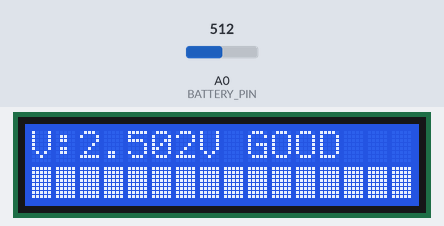
Simulated run of this sketch. Board: Arduino Uno, built with avr-gcc and run on an emulated ATmega328P. On the bench: 16×2 character LCD. The inputs (shaded band) are chosen by the test bench; at power-on: A0 (BATTERY_PIN) = 512.

Above: at 3.2 s.
3.3 s: A0 (BATTERY_PIN) set to 318
At 3.8 s:
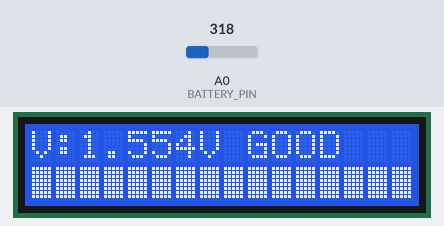
5.0 s: A0 (BATTERY_PIN) set to 306
At 6.7 s:
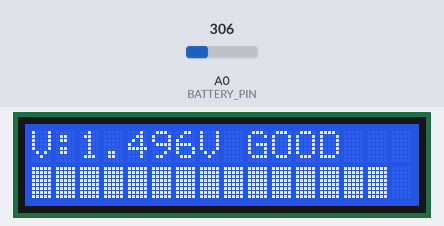
7.0 s: A0 (BATTERY_PIN) set to 122
At 8.6 s:
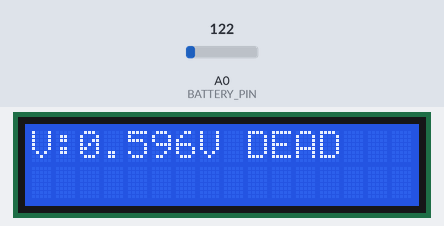
9.0 s: A0 (BATTERY_PIN) set to 22
At 10.4 s:
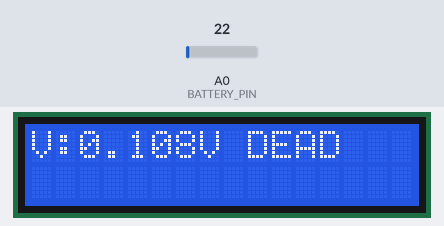
10.9 s: A0 (BATTERY_PIN) set to 18
At 12.2 s:
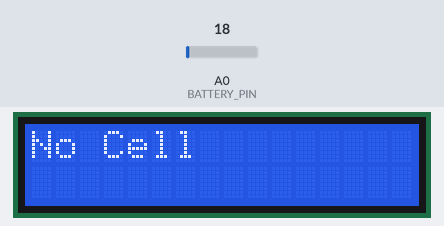
Timing chart, 0 to 13.9 s (numbered marks = the images above; inputs shaded):
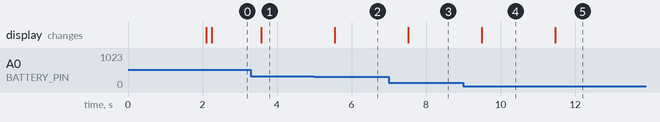

Measured:
- the behaviour switches between 307 and 306 on A0 (BATTERY_PIN) (found by bisection; images 1 and 2)
- the behaviour switches between 21 and 20 on A0 (BATTERY_PIN) (found by bisection; images 4 and 5)
- after the input at 3.3 s, the display: changes after 0.27 s (image 1)
- after the input at 5.0 s, the display: changes after 0.54 s (image 2)
- after the input at 7.0 s, the display: changes after 0.52 s (image 3)
- after the input at 9.0 s, the display: changes after 0.49 s (image 4)
- after the input at 10.9 s, the display: changes after 0.57 s (image 5)

The sketch:

battery_tester.ino
```cpp
#include <Wire.h>
#include <LiquidCrystal_I2C.h>

#define LCD_ADDRESS 0x27     // Try 0x27 first. If not working, try 0x3F.
#define BATTERY_PIN A0

// Measure Arduino 5V pin with multimeter and update this if needed.
// Example: if Arduino 5V is actually 4.82V, write 4.82 here.
#define ADC_REF_VOLTAGE 5.00
#define ADC_MAX_VALUE 1023.0

// For 1.5V cell under load
#define NO_CELL_VOLTAGE 0.10
#define EMPTY_VOLTAGE   0.90
#define FULL_VOLTAGE    1.50

LiquidCrystal_I2C lcd(LCD_ADDRESS, 16, 2);

float readBatteryVoltage();
int getHealthBars(float voltage);
const char* getBatteryStatus(float voltage);
void printHealthBar(int bars);

void setup() {
  lcd.init();
  lcd.backlight();

  pinMode(BATTERY_PIN, INPUT);

  lcd.setCursor(0, 0);
  lcd.print("Battery Tester");
  lcd.setCursor(0, 1);
  lcd.print("Loaded Voltage");

  delay(2000);
  lcd.clear();
}

void loop() {
  float voltage = readBatteryVoltage();

  lcd.setCursor(0, 0);

  if (voltage < NO_CELL_VOLTAGE) {
    lcd.print("No Cell         ");
    lcd.setCursor(0, 1);
    lcd.print("                ");
  } else {
    int bars = getHealthBars(voltage);
    const char* status = getBatteryStatus(voltage);

    lcd.print("V:");
    lcd.print(voltage, 3);
    lcd.print("V ");
    lcd.print(status);
    lcd.print("   ");

    printHealthBar(bars);
  }

  delay(500);
}

float readBatteryVoltage() {
  long total = 0;

  for (int i = 0; i < 60; i++) {
    total += analogRead(BATTERY_PIN);
    delay(2);
  }

  float averageAdc = total / 60.0;
  float voltage = averageAdc * (ADC_REF_VOLTAGE / ADC_MAX_VALUE);

  return voltage;
}

int getHealthBars(float voltage) {
  if (voltage <= EMPTY_VOLTAGE) {
    return 0;
  }

  if (voltage >= FULL_VOLTAGE) {
    return 16;
  }

  float health = (voltage - EMPTY_VOLTAGE) / (FULL_VOLTAGE - EMPTY_VOLTAGE);
  int bars = health * 16.0;

  return bars;
}

const char* getBatteryStatus(float voltage) {
  if (voltage < 0.90) {
    return "DEAD";
  } else if (voltage < 1.10) {
    return "LOW";
  } else if (voltage < 1.30) {
    return "OK";
  } else {
    return "GOOD";
  }
}

void printHealthBar(int bars) {
  lcd.setCursor(0, 1);

  for (int i = 0; i < 16; i++) {
    if (i < bars) {
      lcd.write(byte(255));   // full block
    } else {
      lcd.print(" ");
    }
  }
}
```
